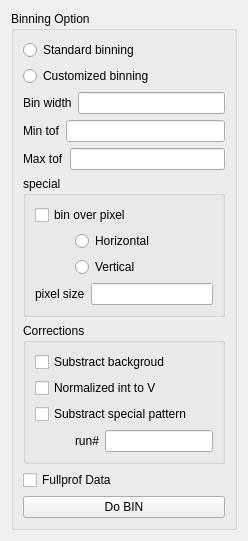
            <widget class="QWidget" name="tab_13">
             <attribute name="title">
              <string>VBIN</string>
             </attribute>
             <layout class="QGridLayout" name="gridLayout_9">
              <item row="0" column="0">
               <layout class="QVBoxLayout" name="verticalLayout_10">
                <item>
                 <widget class="QGroupBox" name="groupBox_10">
                  <property name="title">
                   <string>Binning Option</string>
                  </property>
                  <layout class="QVBoxLayout" name="verticalLayout_14">
                   <item>
                    <layout class="QVBoxLayout" name="verticalLayout_13">
                     <item>
                      <widget class="QRadioButton" name="radioButton_3">
                       <property name="toolTip">
                        <string>&lt;html&gt;&lt;head/&gt;&lt;body&gt;&lt;p&gt;bin size = fixed&lt;/p&gt;&lt;/body&gt;&lt;/html&gt;</string>
                       </property>
                       <property name="text">
                        <string>Standard binning</string>
                       </property>
                      </widget>
                     </item>
                     <item>
                      <widget class="QRadioButton" name="radioButton_16">
                       <property name="text">
                        <string>Customized binning</string>
                       </property>
                      </widget>
                     </item>
                    </layout>
                   </item>
                   <item>
                    <layout class="QVBoxLayout" name="verticalLayout_12">
                     <item>
                      <layout class="QHBoxLayout" name="horizontalLayout_10">
                       <item>
                        <widget class="QLabel" name="label_9">
                         <property name="text">
                          <string>Bin width</string>
                         </property>
                        </widget>
                       </item>
                       <item>
                        <widget class="QLineEdit" name="lineEdit_15"/>
                       </item>
                      </layout>
                     </item>
                     <item>
                      <layout class="QHBoxLayout" name="horizontalLayout_12">
                       <item>
                        <widget class="QLabel" name="label_10">
                         <property name="text">
                          <string>Min tof</string>
                         </property>
                        </widget>
                       </item>
                       <item>
                        <widget class="QLineEdit" name="lineEdit_16"/>
                       </item>
                      </layout>
                     </item>
                     <item>
                      <layout class="QHBoxLayout" name="horizontalLayout_11">
                       <item>
                        <widget class="QLabel" name="label_11">
                         <property name="text">
                          <string>Max tof</string>
                         </property>
                        </widget>
                       </item>
                       <item>
                        <widget class="QLineEdit" name="lineEdit_17"/>
                       </item>
                      </layout>
                     </item>
                    </layout>
                   </item>
                   <item>
                    <layout class="QVBoxLayout" name="verticalLayout_9">
                     <item>
                      <widget class="QGroupBox" name="groupBox_7">
                       <property name="title">
                        <string>special</string>
                       </property>
                       <layout class="QGridLayout" name="gridLayout_8">
                        <item row="5" column="1">
                         <layout class="QHBoxLayout" name="horizontalLayout_4">
                          <item>
                           <widget class="QLabel" name="label_12">
                            <property name="text">
                             <string>pixel size</string>
                            </property>
                           </widget>
                          </item>
                          <item>
                           <widget class="QLineEdit" name="lineEdit">
                            <property name="toolTip">
                             <string>&lt;html&gt;&lt;head/&gt;&lt;body&gt;&lt;p&gt;Number of pixels to sum in vertical or horizonal direction on detectors&lt;/p&gt;&lt;/body&gt;&lt;/html&gt;</string>
                            </property>
                           </widget>
                          </item>
                         </layout>
                        </item>
                        <item row="0" column="1">
                         <widget class="QCheckBox" name="checkBox_13">
                          <property name="toolTip">
                           <string>&lt;html&gt;&lt;head/&gt;&lt;body&gt;&lt;p&gt;bin over pixel: sum spectrum among certain pixels. &lt;/p&gt;&lt;/body&gt;&lt;/html&gt;</string>
                          </property>
                          <property name="text">
                           <string>bin over pixel</string>
                          </property>
                         </widget>
                        </item>
                        <item row="1" column="1">
                         <layout class="QHBoxLayout" name="horizontalLayout_6">
                          <item>
                           <spacer name="horizontalSpacer">
                            <property name="orientation">
                             <enum>Qt::Horizontal</enum>
                            </property>
                            <property name="sizeType">
                             <enum>QSizePolicy::Fixed</enum>
                            </property>
                            <property name="sizeHint" stdset="0">
                             <size>
                              <width>40</width>
                              <height>20</height>
                             </size>
                            </property>
                           </spacer>
                          </item>
                          <item>
                           <widget class="QRadioButton" name="radioButton_17">
                            <property name="text">
                             <string>Horizontal</string>
                            </property>
                           </widget>
                          </item>
                         </layout>
                        </item>
                        <item row="3" column="1">
                         <layout class="QHBoxLayout" name="horizontalLayout_7">
                          <item>
                           <spacer name="horizontalSpacer_2">
                            <property name="orientation">
                             <enum>Qt::Horizontal</enum>
                            </property>
                            <property name="sizeType">
                             <enum>QSizePolicy::Fixed</enum>
                            </property>
                            <property name="sizeHint" stdset="0">
                             <size>
                              <width>40</width>
                              <height>20</height>
                             </size>
                            </property>
                           </spacer>
                          </item>
                          <item>
                           <widget class="QRadioButton" name="radioButton_18">
                            <property name="text">
                             <string>Vertical</string>
                            </property>
                           </widget>
                          </item>
                         </layout>
                        </item>
                       </layout>
                      </widget>
                     </item>
                    </layout>
                   </item>
                   <item>
                    <layout class="QVBoxLayout" name="verticalLayout_15">
                     <item>
                      <widget class="QGroupBox" name="groupBox_15">
                       <property name="title">
                        <string>Corrections</string>
                       </property>
                       <layout class="QVBoxLayout" name="verticalLayout_16">
                        <item>
                         <widget class="QCheckBox" name="checkBox_21">
                          <property name="text">
                           <string>Substract backgroud</string>
                          </property>
                         </widget>
                        </item>
                        <item>
                         <widget class="QCheckBox" name="checkBox_22">
                          <property name="text">
                           <string>Normalized int to V</string>
                          </property>
                         </widget>
                        </item>
                        <item>
                         <widget class="QCheckBox" name="checkBox_23">
                          <property name="text">
                           <string>Substract special pattern</string>
                          </property>
                         </widget>
                        </item>
                        <item>
                         <layout class="QHBoxLayout" name="horizontalLayout_8">
                          <item>
                           <spacer name="horizontalSpacer_3">
                            <property name="orientation">
                             <enum>Qt::Horizontal</enum>
                            </property>
                            <property name="sizeType">
                             <enum>QSizePolicy::Minimum</enum>
                            </property>
                            <property name="sizeHint" stdset="0">
                             <size>
                              <width>40</width>
                              <height>20</height>
                             </size>
                            </property>
                           </spacer>
                          </item>
                          <item>
                           <widget class="QLabel" name="label_15">
                            <property name="text">
                             <string>run#</string>
                            </property>
                           </widget>
                          </item>
                          <item>
                           <widget class="QLineEdit" name="lineEdit_18"/>
                          </item>
                         </layout>
                        </item>
                       </layout>
                      </widget>
                     </item>
                    </layout>
                   </item>
                   <item>
                    <layout class="QHBoxLayout" name="horizontalLayout_9">
                     <item>
                      <widget class="QCheckBox" name="checkBox_14">
                       <property name="text">
                        <string>Fullprof Data</string>
                       </property>
                      </widget>
                     </item>
                     <item>
                      <spacer name="horizontalSpacer_4">
                       <property name="orientation">
                        <enum>Qt::Horizontal</enum>
                       </property>
                       <property name="sizeHint" stdset="0">
                        <size>
                         <width>40</width>
                         <height>20</height>
                        </size>
                       </property>
                      </spacer>
                     </item>
                    </layout>
                   </item>
                   <item>
                    <layout class="QHBoxLayout" name="horizontalLayout_13">
                     <item>
                      <widget class="QPushButton" name="pushButton_14">
                       <property name="text">
                        <string>Do BIN</string>
                       </property>
                      </widget>
                     </item>
                    </layout>
                   </item>
                  </layout>
                 </widget>
                </item>
               </layout>
              </item>
             </layout>
            </widget>
